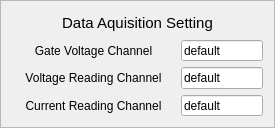
        <widget class="QFrame" name="frame_2">
         <property name="styleSheet">
          <string notr="true">#frame_2{
border:1px solid rgb(168,168,168)
}</string>
         </property>
         <property name="frameShape">
          <enum>QFrame::StyledPanel</enum>
         </property>
         <property name="frameShadow">
          <enum>QFrame::Raised</enum>
         </property>
         <layout class="QGridLayout" name="gridLayout_4" rowstretch="1,1,1,1" columnstretch="2,1">
          <item row="1" column="0">
           <widget class="QLabel" name="label_13">
            <property name="minimumSize">
             <size>
              <width>80</width>
              <height>20</height>
             </size>
            </property>
            <property name="maximumSize">
             <size>
              <width>9999</width>
              <height>16777215</height>
             </size>
            </property>
            <property name="text">
             <string>Gate Voltage Channel</string>
            </property>
            <property name="alignment">
             <set>Qt::AlignCenter</set>
            </property>
           </widget>
          </item>
          <item row="1" column="1">
           <widget class="QLineEdit" name="lineEdit_GateVoltageChannel">
            <property name="sizePolicy">
             <sizepolicy hsizetype="Preferred" vsizetype="Preferred">
              <horstretch>0</horstretch>
              <verstretch>0</verstretch>
             </sizepolicy>
            </property>
            <property name="minimumSize">
             <size>
              <width>50</width>
              <height>20</height>
             </size>
            </property>
            <property name="maximumSize">
             <size>
              <width>16777215</width>
              <height>16777215</height>
             </size>
            </property>
            <property name="text">
             <string>default</string>
            </property>
           </widget>
          </item>
          <item row="2" column="0">
           <widget class="QLabel" name="label_20">
            <property name="minimumSize">
             <size>
              <width>0</width>
              <height>20</height>
             </size>
            </property>
            <property name="maximumSize">
             <size>
              <width>9999</width>
              <height>16777215</height>
             </size>
            </property>
            <property name="text">
             <string>Voltage Reading Channel</string>
            </property>
            <property name="alignment">
             <set>Qt::AlignCenter</set>
            </property>
           </widget>
          </item>
          <item row="2" column="1">
           <widget class="QLineEdit" name="lineEdit_VoltageReadingChannel">
            <property name="sizePolicy">
             <sizepolicy hsizetype="Expanding" vsizetype="Preferred">
              <horstretch>0</horstretch>
              <verstretch>0</verstretch>
             </sizepolicy>
            </property>
            <property name="minimumSize">
             <size>
              <width>50</width>
              <height>20</height>
             </size>
            </property>
            <property name="maximumSize">
             <size>
              <width>16777215</width>
              <height>16777215</height>
             </size>
            </property>
            <property name="text">
             <string>default</string>
            </property>
           </widget>
          </item>
          <item row="3" column="0">
           <widget class="QLabel" name="label_21">
            <property name="minimumSize">
             <size>
              <width>80</width>
              <height>20</height>
             </size>
            </property>
            <property name="maximumSize">
             <size>
              <width>9999</width>
              <height>16777215</height>
             </size>
            </property>
            <property name="text">
             <string>Current Reading Channel</string>
            </property>
            <property name="alignment">
             <set>Qt::AlignCenter</set>
            </property>
           </widget>
          </item>
          <item row="3" column="1">
           <widget class="QLineEdit" name="lineEdit_CurrentReadingChannel">
            <property name="sizePolicy">
             <sizepolicy hsizetype="Expanding" vsizetype="Preferred">
              <horstretch>0</horstretch>
              <verstretch>0</verstretch>
             </sizepolicy>
            </property>
            <property name="minimumSize">
             <size>
              <width>50</width>
              <height>20</height>
             </size>
            </property>
            <property name="maximumSize">
             <size>
              <width>16777215</width>
              <height>16777215</height>
             </size>
            </property>
            <property name="text">
             <string>default</string>
            </property>
           </widget>
          </item>
          <item row="0" column="0" colspan="2">
           <widget class="QLabel" name="label_11">
            <property name="minimumSize">
             <size>
              <width>0</width>
              <height>20</height>
             </size>
            </property>
            <property name="maximumSize">
             <size>
              <width>9999</width>
              <height>16777215</height>
             </size>
            </property>
            <property name="font">
             <font>
              <pointsize>11</pointsize>
             </font>
            </property>
            <property name="text">
             <string>Data Aquisition Setting</string>
            </property>
            <property name="alignment">
             <set>Qt::AlignCenter</set>
            </property>
           </widget>
          </item>
         </layout>
        </widget>
